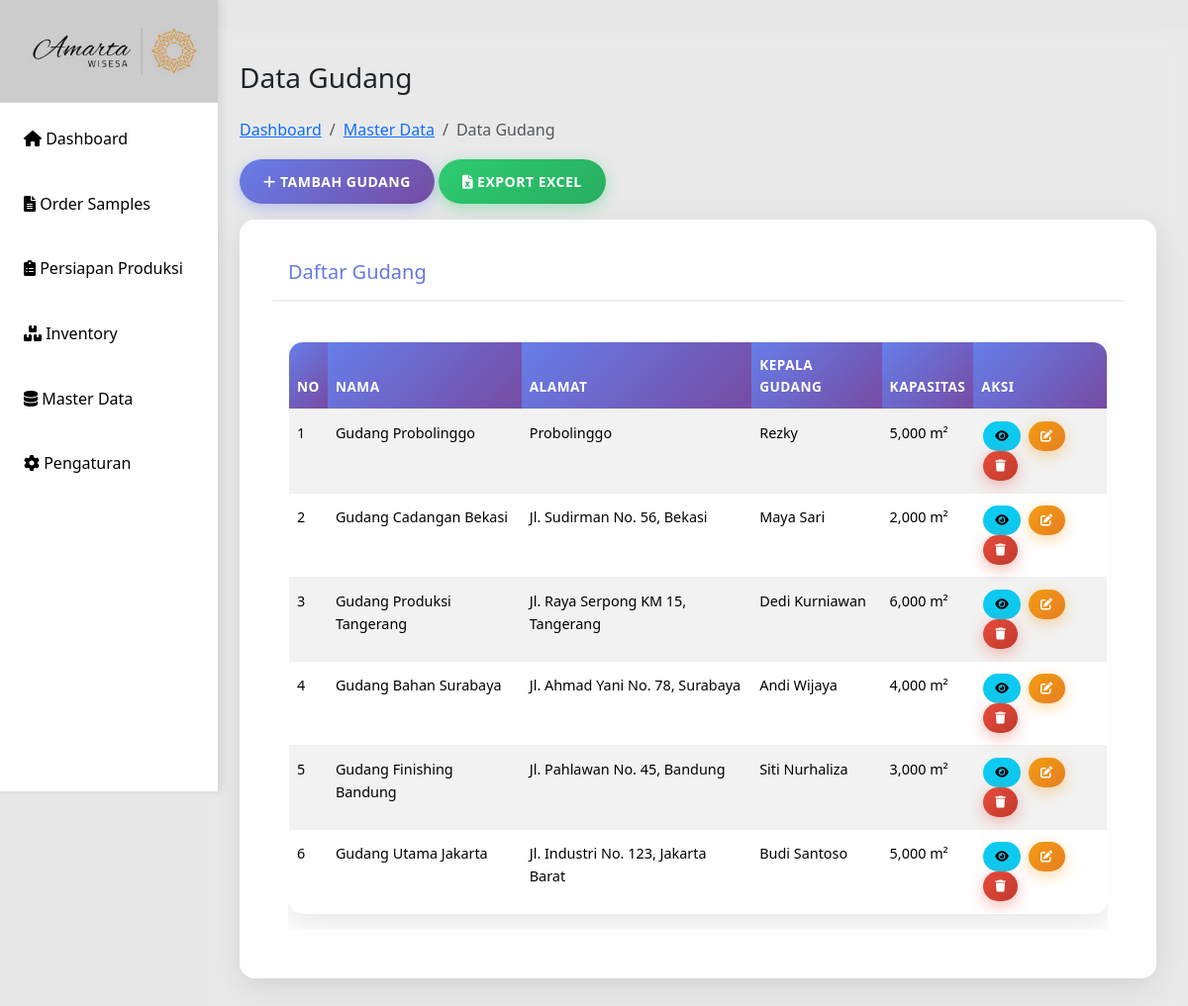
Before: /data-gudang.php with the older database file.
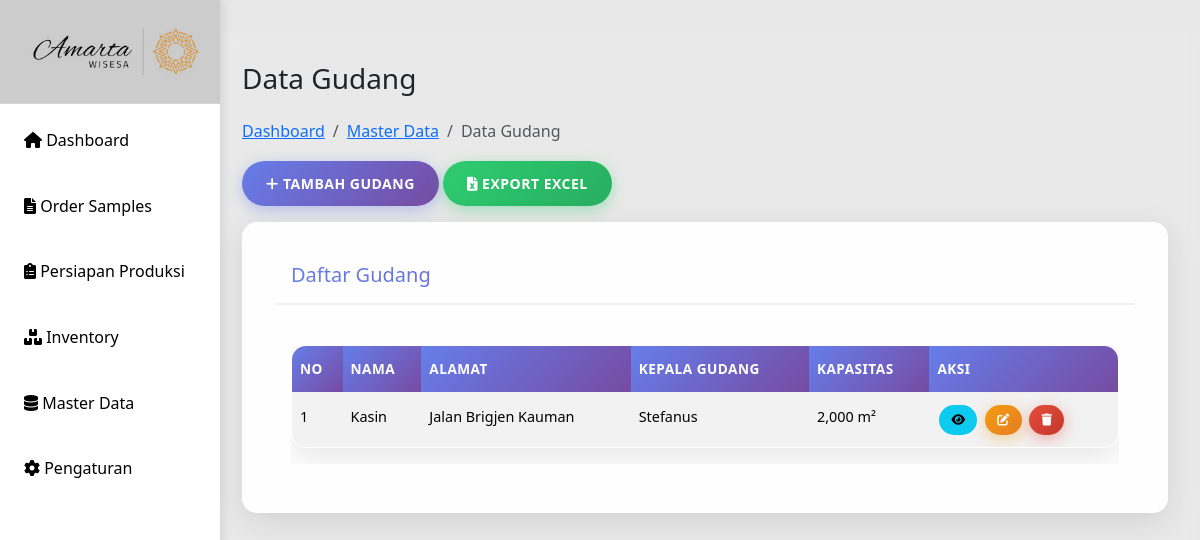
After: the same page with the newer database file.
### tables this page shows
CREATE TABLE `gudang` (
  `id_gudang` int(11) NOT NULL,
  `nama` varchar(100) NOT NULL,
  `alamat` text NOT NULL,
  `kepala_gudang` varchar(100) NOT NULL,
  `kapasitas` int(11) NOT NULL COMMENT 'Kapasitas dalam meter persegi',
  `keterangan` text DEFAULT NULL,
  `created_at` timestamp NOT NULL DEFAULT current_timestamp(),
  `updated_at` timestamp NOT NULL DEFAULT current_timestamp() ON UPDATE current_timestamp()
);

### data-gudang.php (the view, shortened to what this page needs)
<?php
include 'config/db.php';
include 'includes/header.php';
$sql = "SELECT * FROM gudang ORDER BY id_gudang DESC";
$result = mysqli_query($conn, $sql);
$gudangList = mysqli_fetch_all($result, MYSQLI_ASSOC);
?>
<div class="main-content">
    <div class="row">
        <div class="col-12">
            <h1 class="h3 mb-4">Data Gudang</h1>
            <nav aria-label="breadcrumb">
                <ol class="breadcrumb">
                    <li class="breadcrumb-item"><a href="index.php">Dashboard</a></li>
                    <li class="breadcrumb-item"><a href="master-data.php">Master Data</a></li>
                    <li class="breadcrumb-item active">Data Gudang</li>
                </ol>
            </nav>
            <div class="mb-3">
                <button type="button" class="btn btn-primary" data-bs-toggle="modal" data-bs-target="#tambahGudangModal">
                    <i class="fas fa-plus"></i> Tambah Gudang
                </button>
                <button type="button" class="btn btn-success">
                    <i class="fas fa-file-excel"></i> Export Excel
                </button>
            </div>
            <div class="card">
                <div class="card-header">
                    <h5 class="card-title mb-0">Daftar Gudang</h5>
                </div>
                <div class="card-body">
                    <div class="table-responsive">
                        <table class="table table-striped table-hover" id="tabelGudang">
                            <thead>
                                <tr>
                                    <th>No</th>
                                    <th>Nama</th>
                                    <th>Alamat</th>
                                    <th>Kepala Gudang</th>
                                    <th>Kapasitas</th>
                                    <th>Aksi</th>
                                </tr>
                            </thead>
                            <tbody>
                                <?php $no = 1; foreach ($gudangList as $gudang): ?>
                                <tr>
                                    <td><?= $no++; ?></td>
                                    <td><?= htmlspecialchars($gudang['nama']); ?></td>
                                    <td><?= htmlspecialchars($gudang['alamat']); ?></td>
                                    <td><?= htmlspecialchars($gudang['kepala_gudang']); ?></td>
                                    <td><?= number_format($gudang['kapasitas']); ?> m²</td>
                                    <td>
                                        <a href="detail-gudang.php?id=<?= $gudang['id_gudang']; ?>" class="btn btn-sm btn-info">
                                            <i class="fas fa-eye"></i>
                                        </a>
                                        <a href="edit-gudang.php?id=<?= $gudang['id_gudang']; ?>" class="btn btn-sm btn-warning">
                                            <i class="fas fa-edit"></i>
                                        </a>
                                        <button type="button" class="btn btn-sm btn-danger" onclick="hapusGudang(<?= $gudang['id_gudang']; ?>)">
                                            <i class="fas fa-trash"></i>
                                        </button>
                                    </td>
                                </tr>
                                <?php endforeach; ?>
                            </tbody>
                        </table>
                    </div>
                </div>
            </div>
        </div>
    </div>
</div>
<?php
include 'includes/footer.php';
?>

### includes/header.php (shortened to what this page needs)
<!DOCTYPE html>
<html lang="id">
<head>
    <link href="https://cdn.jsdelivr.net/npm/bootstrap@5.3.3/dist/css/bootstrap.min.css" rel="stylesheet">
    <link href="https://cdnjs.cloudflare.com/ajax/libs/font-awesome/6.0.0/css/all.min.css" rel="stylesheet">
    <link href="https://cdn.datatables.net/1.13.7/css/dataTables.bootstrap5.min.css" rel="stylesheet">
    <link rel="stylesheet" href="css/style.css">
</head>
<body>
    <button class="sidebar-toggle" onclick="toggleSidebar()">
    </button>
   <?php include 'sidebar.php'; ?>

### includes/sidebar.php
<nav class="sidebar" id="sidebar">
    <div class="sidebar-header">
        <img src="img/amarta-wisesa.png" alt="Amarta Wisesa Logo" class="sidebar-logo">
    </div>
    <ul class="sidebar-nav">
        <li>
            <a href="index.php" class="nav-link <?php echo basename($_SERVER['PHP_SELF']) == 'index.php' ? 'active' : ''; ?>">
                <i class="fas fa-home"></i>
                Dashboard
            </a>
        </li>
        <li>
            <a href="sps-sample.php" class="nav-link <?php echo basename($_SERVER['PHP_SELF']) == 'sps-sample.php' ? 'active' : ''; ?>">
                <i class="fas fa-file-alt"></i>
                Order Samples
            </a>
        </li>
        <li>
            <a href="persiapan.php" class="nav-link <?php echo basename($_SERVER['PHP_SELF']) == 'persiapan.php' ? 'active' : ''; ?>">
                <i class="fas fa-clipboard-list"></i>
                Persiapan Produksi
            </a>
        </li>
        <li>
            <a href="inventory.php" class="nav-link <?php echo basename($_SERVER['PHP_SELF']) == 'inventory.php' ? 'active' : ''; ?>">
                <i class="fas fa-boxes"></i>
                Inventory
            </a>
        </li>
        <li>
            <a href="master-data.php" class="nav-link <?php echo basename($_SERVER['PHP_SELF']) == 'master-data.php' ? 'active' : ''; ?>">
                <i class="fas fa-database"></i>
                Master Data
            </a>
        </li>
        <li>
            <a href="pengaturan.php" class="nav-link <?php echo basename($_SERVER['PHP_SELF']) == 'pengaturan.php' ? 'active' : ''; ?>">
                <i class="fas fa-cog"></i>
                Pengaturan
            </a>
        </li>
    </ul>
</nav>

### includes/footer.php (shortened to what this page needs)
</body>
</html>

### css/style.css (style rules this page uses)
* { margin: 0; padding: 0; box-sizing: border-box; }
body { font-family: 'Segoe UI', Tahoma, Geneva, Verdana, sans-serif; background: #e7e7e7ff; min-height: 100vh; line-height: 1.6; }
.sidebar { background: #ffffff; width: 260px; height: 100vh; position: fixed; left: -40px; top: 0; padding-top: 0; box-shadow: 4px 0 8px rgba(0,0,0,0.08); overflow-y: auto; transition: all 0.3s cubic-bezier(0.4, 0, 0.2, 1); z-index: 1000; }
.sidebar::before { content: ''; position: absolute; top: 0; left: 0; right: 0; bottom: 0; background: linear-gradient(45deg, rgba(255,255,255,0.3) 0%, rgba(255,255,255,0.1) 50%, rgba(255,255,255,0.2) 100%); pointer-events: none; }
.sidebar-header { background: rgba(0,0,0,0.2); padding: 1.5rem 1rem; text-align: left; backdrop-filter: blur(10px); border-bottom: 1px solid rgba(255,255,255,0.2); }
.sidebar-logo { width: 100%; max-width: 180px; height: auto; margin-left : 50px; transition: all 0.3s ease; filter: drop-shadow(0 2px 4px rgba(189, 189, 189, 0.72)); }
.sidebar ul { list-style: none; }
.sidebar ul li { margin: 0.5rem 1rem; border-radius: 8px; overflow: hidden; transition: all 0.3s ease; }
.sidebar ul li a { color: #000000; text-decoration: none; display: block; padding: 1rem; transition: all 0.3s ease; position: relative; overflow: hidden; }
.sidebar ul li a::before { content: ''; position: absolute; top: 0; left: -100%; width: 100%; height: 100%; background: linear-gradient(90deg, transparent, rgba(255,255,255,0.2), transparent); transition: left 0.5s; }
.main-content { margin-left: 210px; padding: 2rem; background: rgba(255,255,255,0.1); backdrop-filter: blur(10px); min-height: 100vh; }
.card { background: rgba(255,255,255,0.95); border-radius: 15px; padding: 2rem; margin-bottom: 1.5rem; box-shadow: 0 8px 32px rgba(0,0,0,0.1); backdrop-filter: blur(10px); border: 1px solid rgba(255,255,255,0.2); transition: transform 0.3s ease, box-shadow 0.3s ease; }
.card-header { border-bottom: 2px solid #f0f0f0; padding-bottom: 1rem; margin-bottom: 1.5rem; background: linear-gradient(135deg, #667eea, #764ba2); -webkit-background-clip: text; -webkit-text-fill-color: transparent; background-clip: text; }
.table { width: 100%; border-collapse: separate; border-spacing: 0; background: white; border-radius: 15px; overflow: hidden; box-shadow: 0 8px 32px rgba(0,0,0,0.1); border: 1px solid rgba(255,255,255,0.2); }
.table th, .table td { padding: 12px 8px; text-align: left; border-bottom: 1px solid #f0f0f0; font-size: 0.9rem; }
.table th { background: linear-gradient(135deg, #667eea, #764ba2); color: white; font-weight: 600; text-transform: uppercase; letter-spacing: 0.5px; font-size: 0.85rem; }
.table tr { transition: all 0.3s ease; }
.table tr:last-child td { border-bottom: none; }
.table .btn { padding: 6px 12px; font-size: 12px; border-radius: 20px; margin: 0 2px; }
.table .btn i { font-size: 12px; }
.btn { padding: 12px 24px; border: none; border-radius: 25px; cursor: pointer; text-decoration: none; display: inline-block; font-size: 14px; font-weight: 600; text-transform: uppercase; letter-spacing: 0.5px; transition: all 0.3s ease; position: relative; overflow: hidden; }
.btn::before { content: ''; position: absolute; top: 50%; left: 50%; width: 0; height: 0; background: rgba(255,255,255,0.2); border-radius: 50%; transform: translate(-50%, -50%); transition: width 0.6s, height 0.6s; }
.btn-primary { background: linear-gradient(135deg, #667eea, #764ba2); color: white; box-shadow: 0 4px 15px rgba(102,126,234,0.4); }
.btn-success { background: linear-gradient(135deg, #2ecc71, #27ae60); color: white; box-shadow: 0 4px 15px rgba(46,204,113,0.4); }
.btn-danger { background: linear-gradient(135deg, #e74c3c, #c0392b); color: white; box-shadow: 0 4px 15px rgba(231,76,60,0.4); }
.btn-warning { background: linear-gradient(135deg, #f39c12, #e67e22); color: white; box-shadow: 0 4px 15px rgba(243,156,18,0.4); }
.mb-3 { margin-bottom: 1.5rem; }
.card { animation: fadeInUp 0.6s ease-out; }

Changed rows visible on the page:
removed gudang: nama "Gudang Probolinggo", alamat "Probolinggo", kepala_gudang "Rezky", kapasitas "5,000"
removed gudang: nama "Gudang Cadangan Bekasi", alamat "Jl. Sudirman No. 56, Bekasi", kepala_gudang "Maya Sari", kapasitas "2,000"
removed gudang: nama "Gudang Produksi Tangerang", alamat "Jl. Raya Serpong KM 15, Tangerang", kepala_gudang "Dedi Kurniawan", kapasitas "6,000"
removed gudang: nama "Gudang Bahan Surabaya", alamat "Jl. Ahmad Yani No. 78, Surabaya", kepala_gudang "Andi Wijaya", kapasitas "4,000"
removed gudang: nama "Gudang Finishing Bandung", alamat "Jl. Pahlawan No. 45, Bandung", kepala_gudang "Siti Nurhaliza", kapasitas "3,000"
removed gudang: nama "Gudang Utama Jakarta", alamat "Jl. Industri No. 123, Jakarta Barat", kepala_gudang "Budi Santoso", kapasitas "5,000"
added gudang: nama "Kasin", alamat "Jalan Brigjen Kauman", kepala_gudang "Stefanus", kapasitas "2,000"
